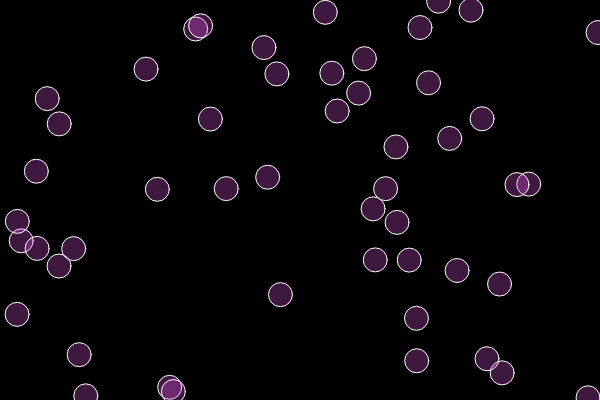
Frame 1 (no input)
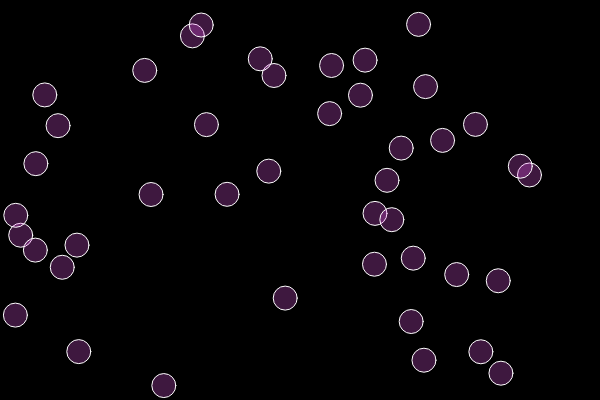
Frame 60 (no input)
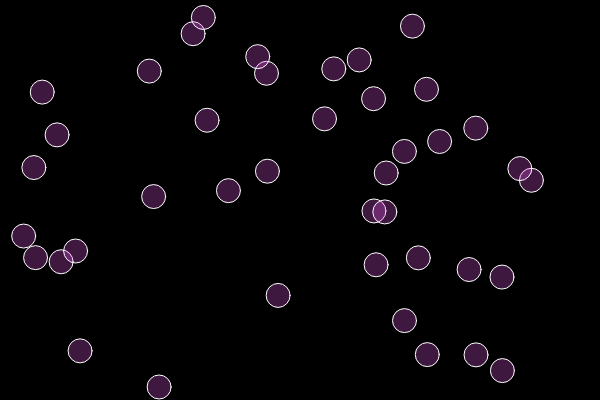
Frame 120 (the mouse pressed at the canvas centre since frame 60)

The p5.js sketch that drew these frames (run headless with seeded random() and noise() and a simulated clock; from frame 60 on, the mouse is pressed at the canvas centre):

// p5.js sketch
// ── sketch.js
// Example code from
// Coding Train "Live Stream #6: More about Arrays and Objects with p5.js"
// https://youtu.be/PgGFv44bz9E

// the array of bubble objects
var bubbles = [];

function setup() {
    createCanvas( 600, 400 );
    
    // set up the array of bubble objects
    for( var i=0; i<50; i++ ) {
        bubbles[i] = new Bubble( random(width), random(height) );
    }
}

function mousePressed() {
    for( var i=0; i<bubbles.length; i++ ) {
        bubbles[i].clicked();
    }
}

function draw() {
    background(0);

    for( var i=0; i<bubbles.length; i++ ) {
        bubbles[i].display();
        bubbles[i].move();
    }

    // remove bubbles that leaves the window
    for( var i=bubbles.length-1; i>=0; i-- ) {
        if( bubbles[i].hasLeftWindow() ) {
            bubbles.splice(i,1);
        }
    }

}
// ── bubble.js
// This object represents a bubble.
// It provides functions to display
// and to move a bubble.

// the radius of a bubble
var radius = 12;

function Bubble(x, y) {
    this.x = x;
    this.y = y;
    this.col = color(245, 96, 248, 65);

    this.display = function () {
        stroke(255);
        fill(this.col);
        ellipse(this.x, this.y, 2 * radius);
    };

    this.move = function () {
        this.x += random(-1, 1);
        this.y += random(-1, 1);
    };

    this.hasLeftWindow = function () {
        return this.x - radius < 0 || this.x + radius > width ||
            this.y - radius < 0 || this.y + radius > height;
    };

    this.clicked = function () {
        if (dist(this.x, this.y, mouseX, mouseY) < radius) {
            this.col = color(200, 0, 188);
        }
    }
}
